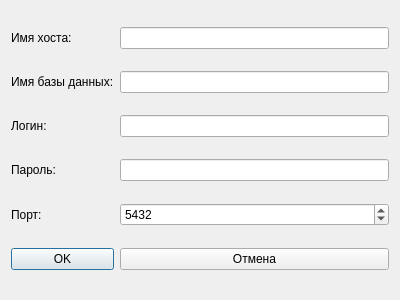
<?xml version="1.0" encoding="UTF-8"?>
<ui version="4.0">
 <class>Dialog</class>
 <widget class="QDialog" name="Dialog">
  <property name="geometry">
   <rect>
    <x>0</x>
    <y>0</y>
    <width>400</width>
    <height>300</height>
   </rect>
  </property>
  <property name="windowTitle">
   <string>Подключение к базе данных</string>
  </property>
  <layout class="QGridLayout" name="gridLayout">
   <item row="0" column="0">
    <widget class="QLabel" name="hostLabel">
     <property name="text">
      <string>Имя хоста:</string>
     </property>
    </widget>
   </item>
   <item row="0" column="1">
    <widget class="QLineEdit" name="hostLineEdit"/>
   </item>
   <item row="1" column="0">
    <widget class="QLabel" name="dbLabel">
     <property name="text">
      <string>Имя базы данных:</string>
     </property>
    </widget>
   </item>
   <item row="1" column="1">
    <widget class="QLineEdit" name="dbLineEdit"/>
   </item>
   <item row="2" column="0">
    <widget class="QLabel" name="loginLabel">
     <property name="text">
      <string>Логин:</string>
     </property>
    </widget>
   </item>
   <item row="2" column="1">
    <widget class="QLineEdit" name="loginLineEdit"/>
   </item>
   <item row="3" column="0">
    <widget class="QLabel" name="passLabel">
     <property name="text">
      <string>Пароль:</string>
     </property>
    </widget>
   </item>
   <item row="3" column="1">
    <widget class="QLineEdit" name="passLineEdit">
     <property name="echoMode">
      <enum>QLineEdit::EchoMode::Password</enum>
     </property>
    </widget>
   </item>
   <item row="4" column="0">
    <widget class="QLabel" name="portLabel">
     <property name="text">
      <string>Порт:</string>
     </property>
    </widget>
   </item>
   <item row="4" column="1">
    <widget class="QSpinBox" name="portSpinBox">
     <property name="minimum">
      <number>0</number>
     </property>
     <property name="maximum">
      <number>65535</number>
     </property>
     <property name="value">
      <number>5432</number>
     </property>
    </widget>
   </item>
   <item row="5" column="0">
    <widget class="QPushButton" name="okButton">
     <property name="text">
      <string>OK</string>
     </property>
    </widget>
   </item>
   <item row="5" column="1">
    <widget class="QPushButton" name="cancelButton">
     <property name="text">
      <string>Отмена</string>
     </property>
    </widget>
   </item>
  </layout>
 </widget>
 <resources/>
 <connections>
  <connection>
   <sender>okButton</sender>
   <signal>clicked()</signal>
   <receiver>Dialog</receiver>
   <slot>accept()</slot>
   <hints>
    <hint type="sourcelabel">
     <x>20</x>
     <y>20</y>
    </hint>
    <hint type="destinationlabel">
     <x>20</x>
     <y>20</y>
    </hint>
   </hints>
  </connection>
  <connection>
   <sender>cancelButton</sender>
   <signal>clicked()</signal>
   <receiver>Dialog</receiver>
   <slot>reject()</slot>
   <hints>
    <hint type="sourcelabel">
     <x>20</x>
     <y>20</y>
    </hint>
    <hint type="destinationlabel">
     <x>20</x>
     <y>20</y>
    </hint>
   </hints>
  </connection>
 </connections>
</ui>
